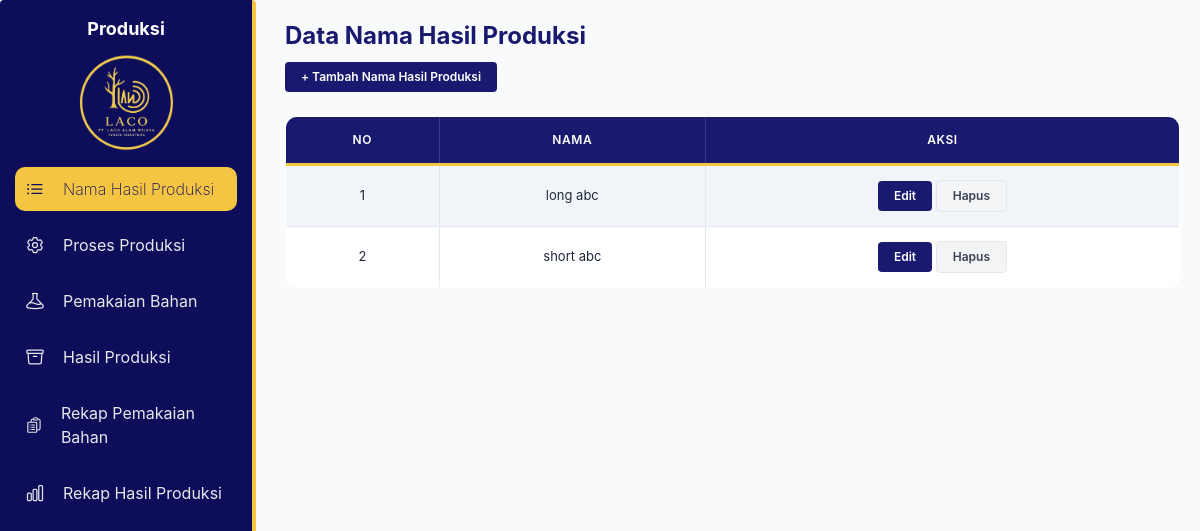
/hasil/, run on an earlier commit of the app's database.
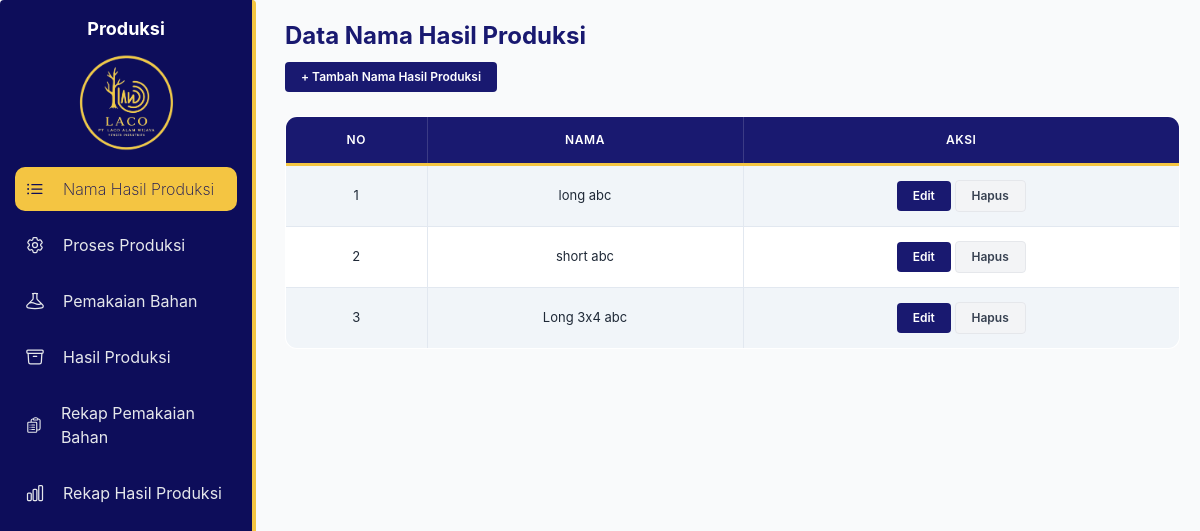
And on a later commit of the database.
### core/models.py (models this page shows, shortened)
class NamaHasilProduksi(models.Model):
    nama_hasil_produksi = models.CharField(max_length=100,blank=True,
    null=True)

### core/views.py (the view)
# urls.py: path('hasil/', views.hasil_list, name='hasil_list'),
def hasil_list(request):
    data = NamaHasilProduksi.objects.all()
    return render(request, 'produksi/list_nama_hasil_produksi.html', {'data': data})

### core/templates/produksi/list_nama_hasil_produksi.html (shortened to what this page needs)
{%load static%}
<!DOCTYPE html>
<html>
<head>
    <script src="https://cdn.tailwindcss.com"></script>
    <link rel="stylesheet" href="{% static 'css/produksi.css' %}">
</head>
<body class="bg-gray-50 flex h-screen overflow-hidden text-gray-800">
    {% include 'parts/sidebar_produksi.html' %}
    <main class="flex-1 flex flex-col h-full overflow-hidden">
    <div class="content">
        <h2 class="text-2xl font-bold text-[#191970]" style="margin-bottom: 10px;">Data Nama Hasil Produksi</h2>
        <button class="btn-action btn-tambah" onclick="openAddModal()">+ Tambah Nama Hasil Produksi</button>
        <br><br>
        <table>
            <tr>
                <th>No</th>
                <th>Nama</th>
                <th>Aksi</th>
            </tr>
            {% for s in data %}
            <tr>
                <td>{{ forloop.counter }}</td>
                <td>{{ s.nama_hasil_produksi }}</td>
                <td>
                    <button class="btn-action btn-edit" onclick="openEditModal('{{ s.id }}','{{ s.nama_hasil_produksi }}')">Edit</button>
                    <button class="btn-action btn-hapus" onclick="openDeleteModal('{{ s.id }}')">Hapus</button>
                </td>
            </tr>
            {% endfor %}
        </table>
    </div>
    </main>
</body>
</html>

What changed in the data, as far as the page shows it:
added NamaHasilProduksi: nama_hasil_produksi "Long 3x4 abc"
